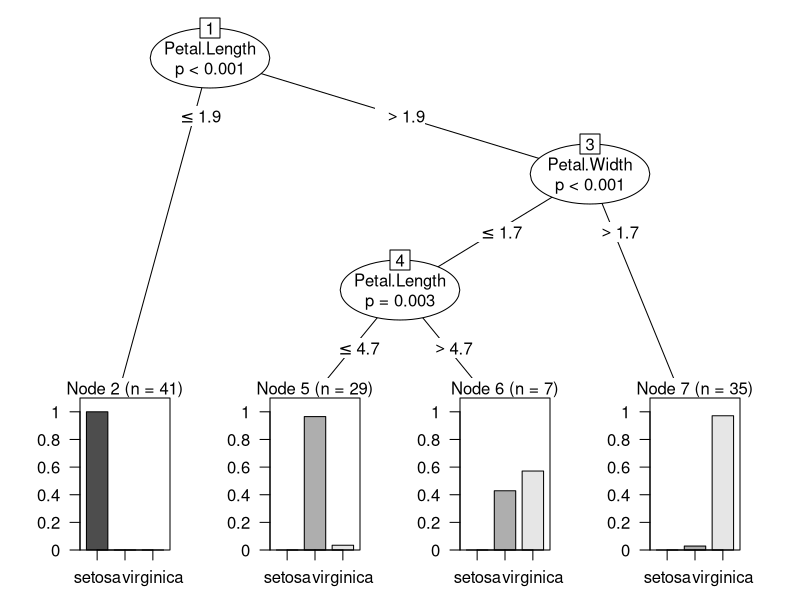

This chart was generated by the following R code:
install.packages("caret") 
library(caret)

#Decision Tree Classifier
#installing packages
install.packages("party")

#load package
library(party)

#load dataset
df = data.frame(iris)
View(df)

#check for NULL values
is.null(df)

#training and testing data
sample = sample.int(n = nrow(df), size = round(.75*nrow(df)), replace = FALSE)
train_data = df[sample,]
test_data = df[-sample,]

dim(train_data)
dim(test_data)


#creating decision tree
decision_tree = ctree(Species ~ .,data = train_data)
summary(decision_tree)
#plot tree
plot(decision_tree)

#predicting
y_predict = predict(decision_tree, newdata = test_data)
y_predict

#accuracy
table_mat = table(y_predict,test_data$Species)
table_mat

confusionMatrix(table_mat)

###############################################

#Naive Bayes Classifier
install.packages("e1071")

#loading packages
library(e1071)

#load dataset
df = data.frame(iris)
View(df)

#check for NULL values
is.null(df)

#training and testing data
sample = sample.int(n = nrow(df), size = round(.75*nrow(df)), replace = FALSE)
train_data = df[sample,]
test_data = df[-sample,]

dim(train_data)
dim(test_data)

#creating model
nb = naiveBayes(Species~., data=train_data)
summary(nb)

# Predicting on test data' 
y_pred = predict(nb, newdata = test_data) 
y_pred

#accuracy
table_mat = table(y_pred,test_data$Species)
table_mat

confusionMatrix(table_mat)

#KNN Classifier
install.packages("class")
library(class)

df = data.frame(iris)

df$Species = as.numeric(as.factor(df$Species))
df$Species
#training and testing data
sample = sample.int(n = nrow(df), size = round(.70*nrow(df)), replace = FALSE)
train_data = df[sample,]
test_data = df[-sample,]

dim(train_data)
dim(test_data)

classifier_knn = knn(train = train_data, test = test_data, cl = train_data$Species, k = 11) 
classifier_knn 
summary(classifier_knn)

table_mat = table(test_data$Species, classifier_knn) 
table_mat

confusionMatrix(table_mat)

#SVM
library(e1071)

classifier_svm = svm(formula = Species ~ ., 
                 data = train_data, 
                 type = 'C-classification', 
                 kernel = 'linear') 
summary(classifier_svm)
y_pred = predict(classifier_svm, newdata = test_data)

table_mat = table(y_pred, test_data$Species) 
table_mat

confusionMatrix(table_mat)


#####################################################
######################################################
######################################################
#custom knn

df = data.frame(iris)

df$Species = as.numeric(as.factor(df$Species))
df$Species
#training and testing data
sample = sample.int(n = nrow(df), size = round(.70*nrow(df)), replace = FALSE)
train_data = df[sample,]
test_data = df[-sample,]

dim(train_data)
dim(test_data)

euclideanDist = function(a, b){
  d = 0
  for(i in c(1:(length(a)-1) ))
  {
    d = d + (a[[i]]-b[[i]])^2
  }
  d = sqrt(d)
  return(d)
}

knn_predict = function(test_data, train_data, k_value){
  pred = c()  #empty pred vector 
  
  #LOOP-1 #looping over each record of test data
  for(i in c(1:nrow(test_data))){   
    eu_dist =c()          #eu_dist & eu_char empty  vector
    eu_char = c()
    class1 = 0              #variable initialization with 0 value
    class2 = 0
    class3 = 0
    
    #LOOP-2-looping over train data 
    for(j in c(1:nrow(train_data))){
      
      #adding euclidean distance b/w test data point and train data to eu_dist vector
      eu_dist = c(eu_dist, euclideanDist(test_data[i,], train_data[j,]))
    
      #adding class variable of training data in eu_char
      eu_char = c(eu_char, as.character(train_data[j,][[5]]))
      eu_char
    }
    
    eu = data.frame(eu_char, eu_dist) #eu dataframe created with eu_char & eu_dist columns
    print(eu)
    eu = eu[order(eu$eu_dist),]       #sorting eu dataframe to gettop K neighbors
    eu = eu[1:k_value,]               #eu dataframe with top K neighbors
    
    #Loop 3: loops over eu and counts classes of neibhors.
    for(k in c(1:nrow(eu))){
      if((eu[k,"eu_char"]) == 1){
      class1 = class1 + 1
      }
      else if((eu[k,"eu_char"]) == 2){
        class2 = class2 + 1
      }
      else
        class3 = class3 + 1
    }
  
    if(class1 >class2 && class1 > class3){
      pred = c(pred,1)
    }
    else if(class2> class3){
      pred = c(pred,2)
    }
    else{
      pred = c(pred,3)
    }
    
  }
  return(pred) #return pred vector
}

accuracy = function(test_data){
  correct = 0
  for(i in c(1:nrow(test_data))){
    if(test_data[i,5] == test_data[i,6]){ 
      correct = correct+1
    }
  }
  accu = correct/nrow(test_data) * 100  
  return(accu)
}

K = 11
predictions = knn_predict(test_data, train_data, K) #calling knn_predict()
predictions

test_data[,6] = predictions #Adding predictions in test data as 6th column
print(accuracy(test_data))
